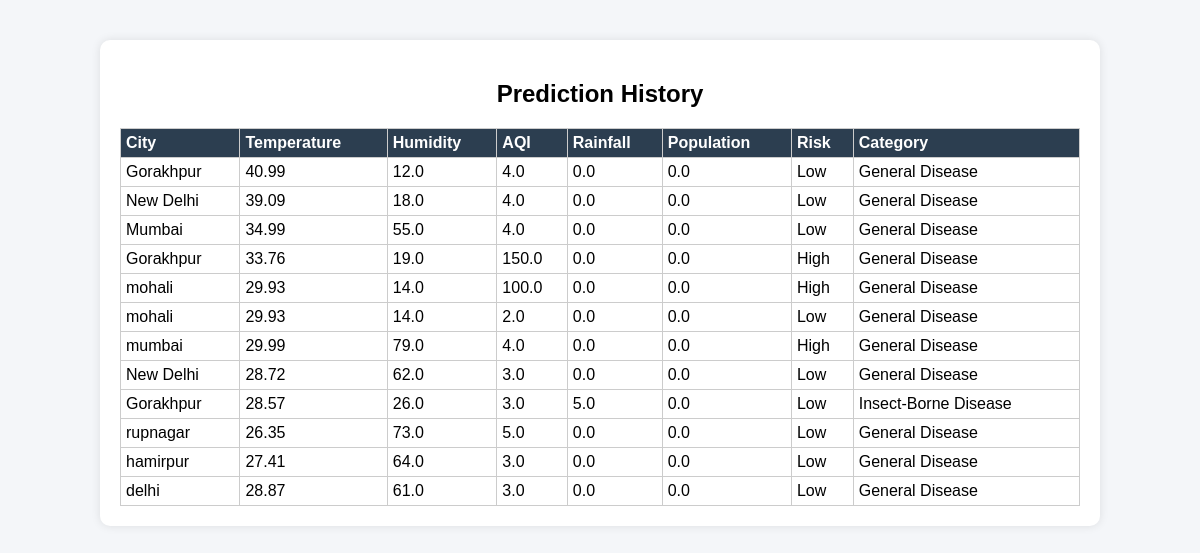
The app's page /history with its own data.
### tables this page shows
CREATE TABLE predictions (
        id INTEGER PRIMARY KEY AUTOINCREMENT,
        city TEXT,
        temp REAL,
        humidity REAL,
        aqi REAL,
        rain REAL,
        pop REAL,
        risk TEXT,
        category TEXT
    );

### app.py (the view)
@app.route('/history')
def history():
    conn = get_db()
    cursor = conn.cursor()
    cursor.execute("SELECT * FROM predictions")
    data = cursor.fetchall()
    conn.close()
    return render_template("history.html", data=data)

### app.py (called while the page is built)
def get_db():
    return sqlite3.connect(DB_NAME)

### templates/history.html (shortened to what this page needs)
<!DOCTYPE html>
<html>
<head>
<link rel="stylesheet" href="{{ url_for('static', filename='style.css') }}">
</head>
<body>
<div class="container">
<h2>Prediction History</h2>
<table>
<tr>
<th>City</th>
<th>Temperature</th>
<th>Humidity</th>
<th>AQI</th>
<th>Rainfall</th>
<th>Population</th>
<th>Risk</th>
<th>Category</th>
</tr>
{% for row in data %}
<tr>
<td>{{row[1]}}</td>
<td>{{row[2]}}</td>
<td>{{row[3]}}</td>
<td>{{row[4]}}</td>
<td>{{row[5]}}</td>
<td>{{row[6]}}</td>
<td>{{row[7]}}</td>
<td>{{row[8]}}</td>
</tr>
{% endfor %}
</table>
</div>
</body>
</html>

### static/style.css (style rules this page uses)
body { font-family:Arial, sans-serif; margin:0; background:#f4f6f9; }
.container { width:380px; margin:20px auto; background:#edf2f4; padding:30px; border-radius:10px; box-shadow:0px 5px 15px rgba(0,0,0,0.2); text-align:center; }
table { width:100%; margin-top:20px; border-collapse:collapse; }
table th, table td { padding:5px; border:1px solid #ccc; text-align:left; }
body { background:#f5f7fb; font-family:Arial, Helvetica, sans-serif; }
body { font-family: Arial, sans-serif; background: linear-gradient(to right, #e3f2fd, #ffffff); margin: 0; padding: 0; }

### templates/history.html (style rules this page uses)
body { font-family: Arial; background: #f4f6f9; text-align: center; }
.container { width: 80%; margin: 40px auto; background: white; padding: 20px; border-radius: 10px; box-shadow: 0 0 10px rgba(0,0,0,0.1); }
table { width: 100%; border-collapse: collapse; margin-top: 20px; }
th, td { padding: 12px; border-bottom: 1px solid #ddd; }
th { background: #2c3e50; color: white; }

### records on screen
predictions: city "Gorakhpur", temp "40.99", humidity "12.0", aqi "4.0", rain "0.0", pop "0.0", risk "Low", category "General Disease"
predictions: city "New Delhi", temp "39.09", humidity "18.0", aqi "4.0", rain "0.0", pop "0.0", risk "Low", category "General Disease"
predictions: city "Mumbai", temp "34.99", humidity "55.0", aqi "4.0", rain "0.0", pop "0.0", risk "Low", category "General Disease"
predictions: city "Gorakhpur", temp "33.76", humidity "19.0", aqi "150.0", rain "0.0", pop "0.0", risk "High", category "General Disease"
predictions: city "mohali", temp "29.93", humidity "14.0", aqi "100.0", rain "0.0", pop "0.0", risk "High", category "General Disease"
predictions: city "mohali", temp "29.93", humidity "14.0", aqi "2.0", rain "0.0", pop "0.0", risk "Low", category "General Disease"
predictions: city "mumbai", temp "29.99", humidity "79.0", aqi "4.0", rain "0.0", pop "0.0", risk "High", category "General Disease"
predictions: city "New Delhi", temp "28.72", humidity "62.0", aqi "3.0", rain "0.0", pop "0.0", risk "Low", category "General Disease"
predictions: city "Gorakhpur", temp "28.57", humidity "26.0", aqi "3.0", rain "5.0", pop "0.0", risk "Low", category "Insect-Borne Disease"
predictions: city "rupnagar", temp "26.35", humidity "73.0", aqi "5.0", rain "0.0", pop "0.0", risk "Low", category "General Disease"
predictions: city "hamirpur", temp "27.41", humidity "64.0", aqi "3.0", rain "0.0", pop "0.0", risk "Low", category "General Disease"
predictions: city "delhi", temp "28.87", humidity "61.0", aqi "3.0", rain "0.0", pop "0.0", risk "Low", category "General Disease"
